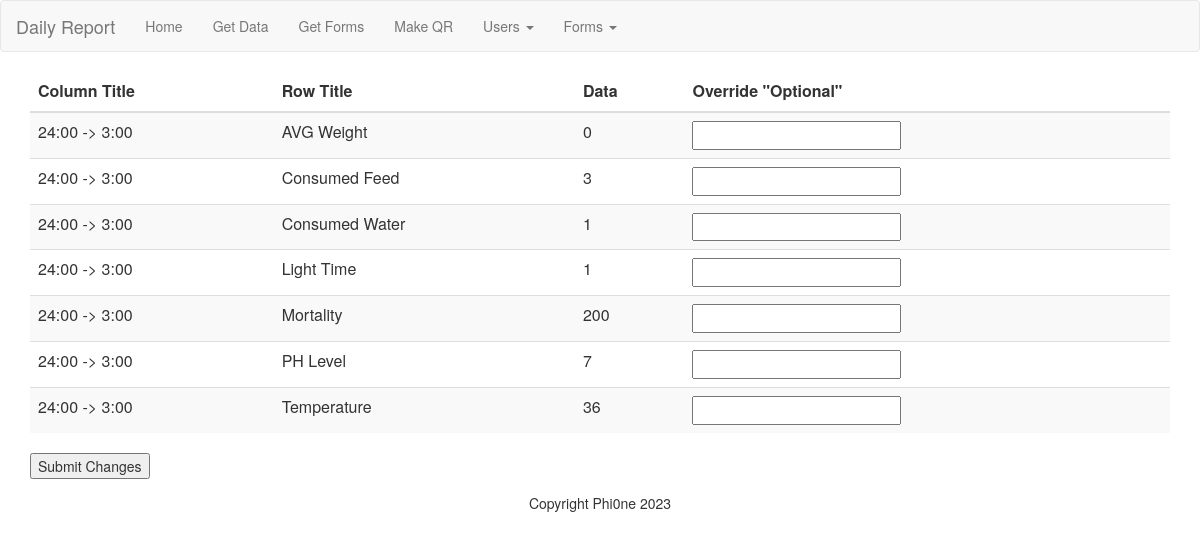
Screenshot of /view_form_id/1 with the database file from the repository.
### model.py (models this page shows, shortened)
class SubmittedData(db.Model):
    __tablename__ = 'submitted_data'
    template_id = Column(Integer, ForeignKey("template_row.template_id"), primary_key=True)
    row_title = Column(String, ForeignKey("template_row.row_title"), primary_key=True)
    form_id = Column(Integer, ForeignKey("form_columns.form_id"), primary_key=True)
    column_title = Column(String, ForeignKey("form_columns.column_title"), primary_key=True)
    data = Column(String)
    __table_args__ = (PrimaryKeyConstraint('template_id', 'row_title', 'form_id', 'column_title'),)

### app.py (the view, shortened to what this page needs)
@app.route('/view_form_id/<form_id>', methods=['GET', 'POST'])
def view_form_id(form_id):
    submitted_data = SubmittedData.query.filter_by(form_id=form_id).all()
    template_type = request.args.get("template_type")
    return render_template("view_form_id.html", submitted_data=submitted_data, template_type=template_type,
                           form_id=form_id)

### templates/view_form_id.html
{% extends "base.html" %}
{% block content %}
<div class="container">
    <form action="{{ url_for('view_form_id', form_id=form_id) }}" method="post">
        <table class="table table-striped">
            <thead>
                <tr>
                    <th>Column Title</th>
                    <th>Row Title</th>
                    <th>Data</th>
                    <th>Override "Optional"</th>
                </tr>
            </thead>
            <tbody>
                {% for data in submitted_data %}
                <tr>
                    <td>{{ data.row_title }}</td>
                    <td>{{ data.column_title }}</td>
                    <td>{{ data.data }}</td>
                    <td><input type="text" name="{{ data.template_id }}_{{ data.row_title }}_{{ data.form_id }}_{{ data.column_title }}" value=""></td>
                </tr>
                {% endfor %}
            </tbody>
        </table>
        <input type="submit" value="Submit Changes">
    </form>
</div>
{% endblock %}

### rows the page displays
SubmittedData: row_title "24:00 -> 3:00", column_title "AVG Weight", data "0"
SubmittedData: row_title "24:00 -> 3:00", column_title "Consumed Feed", data "3"
SubmittedData: row_title "24:00 -> 3:00", column_title "Consumed Water", data "1"
SubmittedData: row_title "24:00 -> 3:00", column_title "Light Time", data "1"
SubmittedData: row_title "24:00 -> 3:00", column_title "Mortality", data "200"
SubmittedData: row_title "24:00 -> 3:00", column_title "PH Level", data "7"
SubmittedData: row_title "24:00 -> 3:00", column_title "Temperature", data "36"
